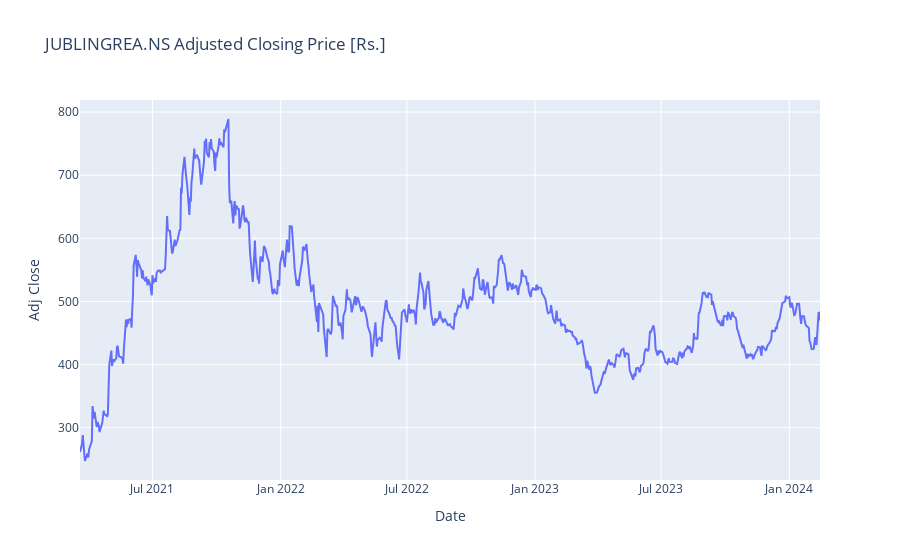

The cell this chart's notebook holds for it:
### Code cell
fig.show()

### Figure 1 — Plotly figure (JSON) as saved in the notebook; plotly's stock layout.template omitted (floating-point values rounded to 4 significant figures; data arrays with more than 128 entries replaced by an {"elided": "..."} marker saying what was removed)
{"data": [{"hovertemplate": "Date=%{x}<br>Adj Close=%{y}<extra></extra>", "legendgroup": "", "line": {"color": "#636efa", "dash": "solid"}, "marker": {"symbol": "circle"}, "mode": "lines", "name": "", "orientation": "v", "showlegend": false, "type": "scatter", "x": {"elided": "720 str values"}, "xaxis": "x", "y": {"elided": "720 float values"}, "yaxis": "y"}], "layout": {"autosize": true, "legend": {"tracegroupgap": 0}, "title": {"text": "JUBLINGREA.NS Adjusted Closing Price [Rs.]"}, "xaxis": {"anchor": "y", "autorange": true, "domain": [0, 1], "range": ["2021-03-19", "2024-02-14"], "title": {"text": "Date"}, "type": "date"}, "yaxis": {"anchor": "x", "autorange": true, "domain": [0, 1], "range": [217.1, 819.1], "title": {"text": "Adj Close"}, "type": "linear"}}}
